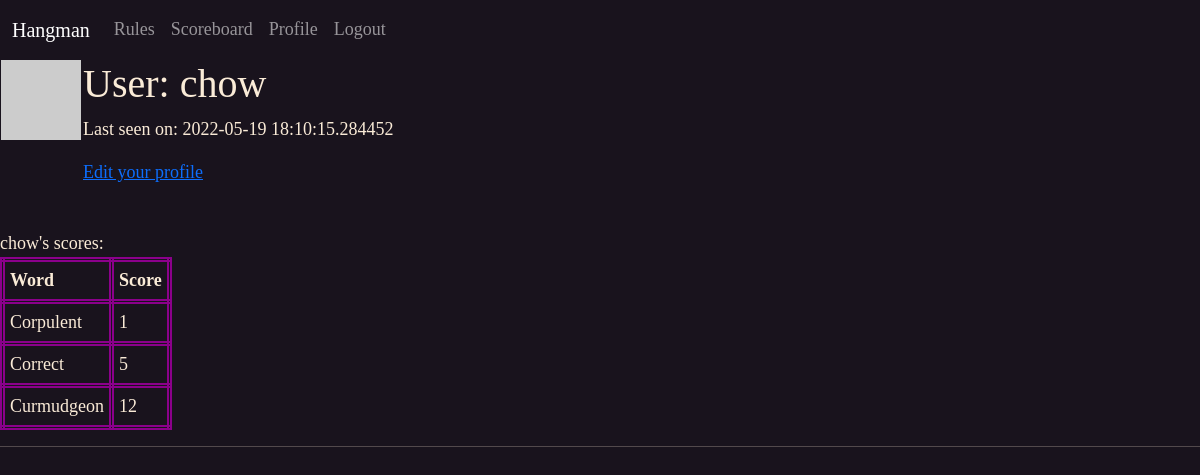
The app's page /user/chow (signed in) with its own data.
### app/models.py (models this page shows, shortened)
class User(UserMixin, db.Model):
    id = db.Column(db.Integer, primary_key=True)
    email = db.Column(db.String(60), index=True, unique=True)
    username = db.Column(db.String(60), index=True, unique=True)
    password_hash = db.Column(db.String(128))
    last_seen = db.Column(db.DateTime, default=datetime.utcnow())
    def avatar(self, size):
        digest = md5('hangguest@protonmail.com'.lower().encode('utf-8')).hexdigest()
        return 'https://www.gravatar.com/avatar/{}?d=retro&s={}'.format(digest,size)

class Words(db.Model):
    id = db.Column(db.Integer, primary_key=True)
    word = db.Column(db.String(60), index=True, unique=True)
    definition = db.Column(db.String(60), index=True, unique=True)

### app/routes.py (the view)
@app.route('/user/<username>')
@login_required
def user(username):
    user = User.query.filter_by(username=username).first_or_404()
    dict = {}
    for score in Scores.query.filter_by(user_id=current_user.id).all():
        dict[f"{Words.query.get(score.word_id).word}"] = f"{score.number_of_guesses}"
    return render_template('user.html', user=user, dict=dict)

### app/models.py (called while the page is built)
@login.user_loader
def load_user(id):
    return User.query.get(int(id))

### app/routes.py (called while the page is built)
@app.before_request
def before_request():
    if current_user.is_authenticated:
        current_user.last_seen = datetime.utcnow()
        db.session.commit()

### app/templates/user.html
{% extends "base.html" %}
{% block content %}
<table>
    <tr valign="top">
        <td><img src="{{ user.avatar(128) }}"></td>
        <td>
            <h1>User: {{ user.username }}</h1>
            {% if user.last_seen %}
                <p>Last seen on: {{ user.last_seen }}</p>
                {% endif %}
            {% if user == current_user and user.username != 'guest' %}
            <p><a href="{{ url_for('edit_profile') }}">Edit your profile</a></p>
            {% endif %}
        </td>
    </tr>
</table> <br>
{{ user.username }}'s scores:
<table id="stats">
    <tr>
        <th style="border: 5px double darkmagenta; padding: 5px;">Word</th>
        <th style="border: 5px double darkmagenta; padding: 5px;">Score</th>
    </tr>
    {% for key,value in dict.items() %}
    <tr>
        <td style="border: 5px double darkmagenta; padding: 5px;">{{key}}</td>
        <td style="border: 5px double darkmagenta; padding: 5px;">{{value}}</td>
    </tr>
    {% endfor %}
</table>
{% endblock %}

### app/static/Hangman.css (style rules this page uses)
body { background-color: rgb(25, 19, 29); color: antiquewhite; font-family: cursive, 'Times New Roman', Times, serif, Georgia; font-size: large; }
#stats { border: 2px groove whitesmoke; position: relative; }

### records on screen
User: username "chow", last_seen "2022-05-19 18:10:15.284452"
Words: word "Corpulent", value "1"
Words: word "Correct", value "5"
Words: word "Curmudgeon", value "12"
